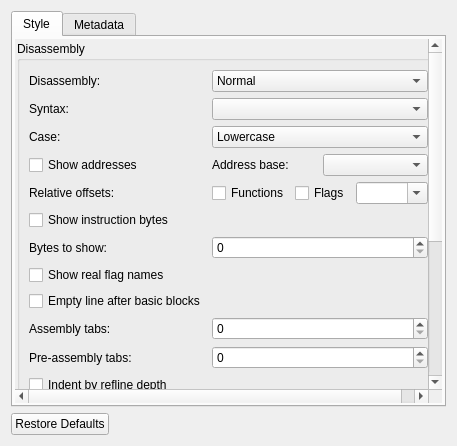
<?xml version="1.0" encoding="UTF-8"?>
<ui version="4.0">
 <class>AsmOptionsWidget</class>
 <widget class="QWidget" name="AsmOptionsWidget">
  <property name="windowTitle">
   <string>Disassembly</string>
  </property>
  <layout class="QVBoxLayout" name="verticalLayout">
   <item>
    <widget class="QTabWidget" name="asmOptionsTab">
     <property name="sizePolicy">
      <sizepolicy hsizetype="Expanding" vsizetype="Preferred">
       <horstretch>0</horstretch>
       <verstretch>0</verstretch>
      </sizepolicy>
     </property>
     <property name="currentIndex">
      <number>0</number>
     </property>
     <widget class="QWidget" name="asmStyleTab">
      <attribute name="title">
       <string>Style</string>
      </attribute>
      <layout class="QVBoxLayout" name="verticalLayout_4">
       <property name="leftMargin">
        <number>2</number>
       </property>
       <property name="topMargin">
        <number>2</number>
       </property>
       <property name="rightMargin">
        <number>2</number>
       </property>
       <property name="bottomMargin">
        <number>2</number>
       </property>
       <item>
        <widget class="QScrollArea" name="scrollArea">
         <property name="frameShape">
          <enum>QFrame::NoFrame</enum>
         </property>
         <property name="widgetResizable">
          <bool>true</bool>
         </property>
         <widget class="QWidget" name="scrollAreaWidgetContents">
          <layout class="QVBoxLayout" name="verticalLayout_2">
           <property name="leftMargin">
            <number>2</number>
           </property>
           <property name="topMargin">
            <number>2</number>
           </property>
           <property name="rightMargin">
            <number>2</number>
           </property>
           <property name="bottomMargin">
            <number>2</number>
           </property>
           <item>
            <widget class="QGroupBox" name="disassemblyGroupBox">
             <property name="flat">
              <bool>true</bool>
             </property>
             <property name="title">
              <string>Disassembly</string>
             </property>
             <layout class="QGridLayout" name="gridLayout">
              <item row="0" column="0">
               <widget class="QLabel" name="label">
                <property name="text">
                 <string>Disassembly:</string>
                </property>
               </widget>
              </item>
              <item row="0" column="1">
               <widget class="QComboBox" name="asmComboBox">
                <item>
                 <property name="text">
                  <string>Normal</string>
                 </property>
                </item>
                <item>
                 <property name="text">
                  <string>ESIL</string>
                 </property>
                </item>
                <item>
                 <property name="text">
                  <string>Pseudocode</string>
                 </property>
                </item>
               </widget>
              </item>
              <item row="1" column="0">
               <widget class="QLabel" name="syntaxLabel">
                <property name="text">
                 <string>Syntax:</string>
                </property>
                <property name="toolTip">
                 <string>asm.syntax</string>
                </property>
               </widget>
              </item>
              <item row="1" column="1">
               <widget class="QComboBox" name="syntaxComboBox"/>
              </item>
              <item row="2" column="0">
               <widget class="QLabel" name="caseLabel">
                <property name="text">
                 <string>Case:</string>
                </property>
               </widget>
              </item>
              <item row="2" column="1">
               <widget class="QComboBox" name="caseComboBox">
                <item>
                 <property name="text">
                  <string>Lowercase</string>
                 </property>
                </item>
                <item>
                 <property name="text">
                  <string>Uppercase</string>
                 </property>
                </item>
                <item>
                 <property name="text">
                  <string>Capitalize</string>
                 </property>
                </item>
               </widget>
              </item>
              <item row="3" column="0">
               <widget class="QCheckBox" name="offsetCheckBox">
                <property name="text">
                 <string>Show addresses</string>
                </property>
                <property name="toolTip">
                 <string>asm.addr</string>
                </property>
               </widget>
              </item>
              <item row="3" column="1">
               <layout class="QHBoxLayout" name="addrBaseLayout">
                <item>
                 <widget class="QLabel" name="addrBaseLabel">
                  <property name="text">
                   <string>Address base:</string>
                  </property>
                  <property name="toolTip">
                   <string>asm.addr.base</string>
                  </property>
                 </widget>
                </item>
                <item>
                 <widget class="QComboBox" name="addrBaseComboBox">
                  <property name="toolTip">
                   <string>asm.addr.base</string>
                  </property>
                 </widget>
                </item>
               </layout>
              </item>
              <item row="4" column="0">
               <widget class="QLabel" name="relOffsetLabel">
                <property name="text">
                 <string>Relative offsets:</string>
                </property>
               </widget>
              </item>
              <item row="4" column="1">
               <layout class="QHBoxLayout" name="horizontalLayout">
                <item>
                 <widget class="QCheckBox" name="relOffsetCheckBox">
                  <property name="text">
                   <string>Functions</string>
                  </property>
                  <property name="toolTip">
                   <string>asm.reloff</string>
                  </property>
                 </widget>
                </item>
                <item>
                 <widget class="QCheckBox" name="relOffFlagsCheckBox">
                  <property name="text">
                   <string>Flags</string>
                  </property>
                  <property name="toolTip">
                   <string>asm.reloff.flags</string>
                  </property>
                 </widget>
                </item>
                <item>
                 <widget class="QComboBox" name="relToComboBox">
                  <property name="editable">
                   <bool>true</bool>
                  </property>
                 </widget>
                </item>
               </layout>
              </item>
              <item row="5" column="0">
               <widget class="QCheckBox" name="bytesCheckBox">
                <property name="text">
                 <string>Show instruction bytes</string>
                </property>
                <property name="toolTip">
                 <string>asm.bytes</string>
                </property>
               </widget>
              </item>
              <item row="6" column="0">
               <widget class="QLabel" name="nbytesLabel">
                <property name="text">
                 <string>Bytes to show:</string>
                </property>
                <property name="toolTip">
                 <string>asm.nbytes</string>
                </property>
               </widget>
              </item>
              <item row="6" column="1">
               <widget class="QSpinBox" name="nbytesSpinBox"/>
              </item>
              <item row="7" column="0">
               <widget class="QCheckBox" name="realnameCheckBox">
                <property name="text">
                 <string>Show real flag names</string>
                </property>
                <property name="toolTip">
                 <string>asm.flags.real</string>
                </property>
               </widget>
              </item>
              <item row="8" column="0">
               <widget class="QCheckBox" name="bblineCheckBox">
                <property name="text">
                 <string>Empty line after basic blocks</string>
                </property>
                <property name="toolTip">
                 <string>asm.lines.bb</string>
                </property>
               </widget>
              </item>
              <item row="9" column="0">
               <widget class="QLabel" name="asmTabsLabel">
                <property name="text">
                 <string>Assembly tabs:</string>
                </property>
                <property name="toolTip">
                 <string>asm.tabs</string>
                </property>
               </widget>
              </item>
              <item row="9" column="1">
               <widget class="QSpinBox" name="asmTabsSpinBox">
                <property name="maximum">
                 <number>100</number>
                </property>
                <property name="singleStep">
                 <number>5</number>
                </property>
               </widget>
              </item>
              <item row="10" column="0">
               <widget class="QLabel" name="asmTabsOffLabel">
                <property name="text">
                 <string>Pre-assembly tabs:</string>
                </property>
                <property name="toolTip">
                 <string>asm.tabs.off</string>
                </property>
               </widget>
              </item>
              <item row="10" column="1">
               <widget class="QSpinBox" name="asmTabsOffSpinBox">
                <property name="maximum">
                 <number>100</number>
                </property>
                <property name="singleStep">
                 <number>5</number>
                </property>
               </widget>
              </item>
              <item row="11" column="0">
               <widget class="QCheckBox" name="indentCheckBox">
                <property name="text">
                 <string>Indent by refline depth</string>
                </property>
                <property name="toolTip">
                 <string>asm.indent</string>
                </property>
               </widget>
              </item>
              <item row="12" column="0">
               <widget class="QCheckBox" name="lbytesCheckBox">
                <property name="text">
                 <string>Left-align bytes</string>
                </property>
                <property name="toolTip">
                 <string>asm.lbytes</string>
                </property>
               </widget>
              </item>
              <item row="13" column="0">
               <widget class="QCheckBox" name="bytespaceCheckBox">
                <property name="text">
                 <string>Space between bytes</string>
                </property>
                <property name="toolTip">
                 <string>asm.bytes.space</string>
                </property>
               </widget>
              </item>
             </layout>
            </widget>
           </item>
           <item>
            <widget class="QGroupBox" name="commentsGroupBox">
             <property name="flat">
              <bool>true</bool>
             </property>
             <property name="title">
              <string>Comments</string>
             </property>
             <layout class="QGridLayout" name="gridLayout_5">
              <item row="0" column="0">
               <widget class="QLabel" name="label_2">
                <property name="text">
                 <string>Comments:</string>
                </property>
               </widget>
              </item>
              <item row="0" column="1">
               <widget class="QComboBox" name="commentsComboBox">
                <item>
                 <property name="text">
                  <string>Normal</string>
                 </property>
                </item>
                <item>
                 <property name="text">
                  <string>Above instructions</string>
                 </property>
                </item>
                <item>
                 <property name="text">
                  <string>Off</string>
                 </property>
                </item>
               </widget>
              </item>
              <item row="1" column="0">
               <widget class="QCheckBox" name="describeCheckBox">
                <property name="text">
                 <string>Opcode description</string>
                </property>
                <property name="toolTip">
                 <string>asm.describe</string>
                </property>
               </widget>
              </item>
              <item row="2" column="0">
               <widget class="QCheckBox" name="xrefCheckBox">
                <property name="text">
                 <string>Show x-refs</string>
                </property>
                <property name="toolTip">
                 <string>asm.xrefs</string>
                </property>
               </widget>
              </item>
              <item row="3" column="0">
               <widget class="QCheckBox" name="refptrCheckBox">
                <property name="text">
                 <string>Show pointer refs</string>
                </property>
                <property name="toolTip">
                 <string>asm.refptr</string>
                </property>
               </widget>
              </item>
              <item row="4" column="0">
               <widget class="QLabel" name="cmtcolLabel">
                <property name="text">
                 <string>Comment column:</string>
                </property>
                <property name="toolTip">
                 <string>asm.cmt.col</string>
                </property>
               </widget>
              </item>
              <item row="4" column="1">
               <widget class="QSpinBox" name="cmtcolSpinBox">
                <property name="maximum">
                 <number>100</number>
                </property>
                <property name="singleStep">
                 <number>5</number>
                </property>
               </widget>
              </item>
             </layout>
            </widget>
           </item>
          </layout>
         </widget>
        </widget>
       </item>
      </layout>
     </widget>
     <widget class="QWidget" name="tab_2">
      <attribute name="title">
       <string>Metadata</string>
      </attribute>
      <layout class="QVBoxLayout" name="verticalLayout_5">
       <item>
        <widget class="QCheckBox" name="slowCheckBox">
         <property name="text">
          <string>Slow analysis</string>
         </property>
         <property name="toolTip">
          <string>asm.slow</string>
         </property>
        </widget>
       </item>
       <item>
        <widget class="QCheckBox" name="linesCheckBox">
         <property name="text">
          <string>Show jump lines</string>
         </property>
         <property name="toolTip">
          <string>asm.lines</string>
         </property>
        </widget>
       </item>
       <item>
        <widget class="QCheckBox" name="adaptiveJumpLineSpacingCheckBox">
         <property name="text">
          <string>Fit jump lines to gutter</string>
         </property>
         <property name="toolTip">
          <string>Shrink jump line spacing as needed to keep every lane visible</string>
         </property>
        </widget>
       </item>
       <item>
        <layout class="QHBoxLayout" name="jumpLineSpacingLayout">
         <item>
          <widget class="QLabel" name="jumpLineSpacingLabel">
           <property name="text">
            <string>Maximum spacing:</string>
           </property>
          </widget>
         </item>
         <item>
          <widget class="QComboBox" name="jumpLineSpacingComboBox">
           <property name="toolTip">
            <string>Maximum spacing when fitting to the gutter, or exact spacing otherwise</string>
           </property>
          </widget>
         </item>
        </layout>
       </item>
       <item>
        <widget class="QCheckBox" name="fcnlinesCheckBox">
         <property name="text">
          <string>Function boundary lines</string>
         </property>
         <property name="toolTip">
          <string>asm.lines.fcn</string>
         </property>
        </widget>
       </item>
       <item>
        <widget class="QCheckBox" name="flgoffCheckBox">
         <property name="text">
          <string>Offset before flags</string>
         </property>
         <property name="toolTip">
          <string>asm.flags.off</string>
         </property>
        </widget>
       </item>
       <item>
        <widget class="QCheckBox" name="emuCheckBox">
         <property name="text">
          <string>ESIL emulation</string>
         </property>
         <property name="toolTip">
          <string>asm.emu</string>
         </property>
        </widget>
       </item>
       <item>
        <widget class="QCheckBox" name="emuStrCheckBox">
         <property name="text">
          <string>Emulation strings only</string>
         </property>
         <property name="toolTip">
          <string>emu.str</string>
         </property>
        </widget>
       </item>
       <item>
        <widget class="QCheckBox" name="sizeCheckBox">
         <property name="text">
          <string>Show opcode size</string>
         </property>
         <property name="toolTip">
          <string>asm.size</string>
         </property>
        </widget>
       </item>
       <item>
        <widget class="QCheckBox" name="varsumCheckBox">
         <property name="text">
          <string>Variables summary</string>
         </property>
         <property name="toolTip">
          <string>asm.var.summary</string>
         </property>
        </widget>
       </item>
       <item>
        <widget class="QCheckBox" name="varsubCheckBox">
         <property name="text">
          <string>Substitute variables</string>
         </property>
         <property name="toolTip">
          <string>asm.sub.var</string>
         </property>
        </widget>
       </item>
       <item>
        <widget class="QCheckBox" name="varsubOnlyCheckBox">
         <property name="text">
          <string>Substitute full var expressions</string>
         </property>
         <property name="toolTip">
          <string>asm.sub.varonly</string>
         </property>
        </widget>
       </item>
       <item>
        <spacer name="verticalSpacer_4">
         <property name="orientation">
          <enum>Qt::Vertical</enum>
         </property>
         <property name="sizeHint" stdset="0">
          <size>
           <width>20</width>
           <height>40</height>
          </size>
         </property>
        </spacer>
       </item>
      </layout>
     </widget>
    </widget>
   </item>
   <item>
    <widget class="QDialogButtonBox" name="buttonBox">
     <property name="orientation">
      <enum>Qt::Horizontal</enum>
     </property>
     <property name="standardButtons">
      <set>QDialogButtonBox::RestoreDefaults</set>
     </property>
    </widget>
   </item>
  </layout>
  <action name="actionSaveAsDefault">
   <property name="text">
    <string>Save as Default</string>
   </property>
  </action>
 </widget>
 <resources/>
 <connections/>
</ui>
